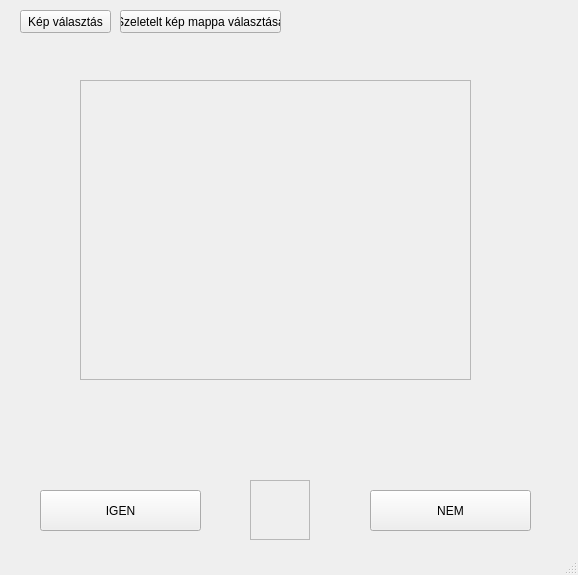
<?xml version="1.0" encoding="UTF-8"?>
<ui version="4.0">
 <class>MainWindow</class>
 <widget class="QMainWindow" name="MainWindow">
  <property name="geometry">
   <rect>
    <x>0</x>
    <y>0</y>
    <width>578</width>
    <height>575</height>
   </rect>
  </property>
  <property name="windowTitle">
   <string>sejtosztodas</string>
  </property>
  <widget class="QWidget" name="centralwidget">
   <widget class="QPushButton" name="true_button">
    <property name="geometry">
     <rect>
      <x>40</x>
      <y>490</y>
      <width>161</width>
      <height>41</height>
     </rect>
    </property>
    <property name="text">
     <string>IGEN</string>
    </property>
   </widget>
   <widget class="QPushButton" name="false_button">
    <property name="geometry">
     <rect>
      <x>370</x>
      <y>490</y>
      <width>161</width>
      <height>41</height>
     </rect>
    </property>
    <property name="text">
     <string>NEM</string>
    </property>
   </widget>
   <widget class="QLabel" name="original_image_label">
    <property name="geometry">
     <rect>
      <x>80</x>
      <y>80</y>
      <width>391</width>
      <height>300</height>
     </rect>
    </property>
    <property name="frameShape">
     <enum>QFrame::StyledPanel</enum>
    </property>
    <property name="text">
     <string/>
    </property>
    <property name="scaledContents">
     <bool>true</bool>
    </property>
    <property name="alignment">
     <set>Qt::AlignCenter</set>
    </property>
   </widget>
   <widget class="QPushButton" name="choose_image_button">
    <property name="geometry">
     <rect>
      <x>20</x>
      <y>10</y>
      <width>91</width>
      <height>23</height>
     </rect>
    </property>
    <property name="text">
     <string>Kép választás</string>
    </property>
   </widget>
   <widget class="QLabel" name="sliced_image_label">
    <property name="geometry">
     <rect>
      <x>250</x>
      <y>480</y>
      <width>60</width>
      <height>60</height>
     </rect>
    </property>
    <property name="focusPolicy">
     <enum>Qt::NoFocus</enum>
    </property>
    <property name="frameShape">
     <enum>QFrame::StyledPanel</enum>
    </property>
    <property name="frameShadow">
     <enum>QFrame::Plain</enum>
    </property>
    <property name="text">
     <string/>
    </property>
    <property name="alignment">
     <set>Qt::AlignCenter</set>
    </property>
   </widget>
   <widget class="QPushButton" name="choose_sliced_image_folder">
    <property name="geometry">
     <rect>
      <x>120</x>
      <y>10</y>
      <width>161</width>
      <height>23</height>
     </rect>
    </property>
    <property name="text">
     <string>Szeletelt kép mappa választása</string>
    </property>
   </widget>
   <widget class="QLabel" name="frame_label">
    <property name="geometry">
     <rect>
      <x>80</x>
      <y>80</y>
      <width>15</width>
      <height>15</height>
     </rect>
    </property>
    <property name="frameShape">
     <enum>QFrame::NoFrame</enum>
    </property>
    <property name="lineWidth">
     <number>1</number>
    </property>
    <property name="text">
     <string/>
    </property>
    <property name="pixmap">
     <pixmap>frame.png</pixmap>
    </property>
   </widget>
   <widget class="QLabel" name="file_name_label">
    <property name="geometry">
     <rect>
      <x>208</x>
      <y>50</y>
      <width>161</width>
      <height>21</height>
     </rect>
    </property>
    <property name="font">
     <font>
      <pointsize>11</pointsize>
      <weight>50</weight>
      <italic>false</italic>
      <bold>false</bold>
     </font>
    </property>
    <property name="text">
     <string/>
    </property>
    <property name="alignment">
     <set>Qt::AlignCenter</set>
    </property>
   </widget>
  </widget>
  <widget class="QStatusBar" name="statusbar"/>
 </widget>
 <resources/>
 <connections/>
</ui>
